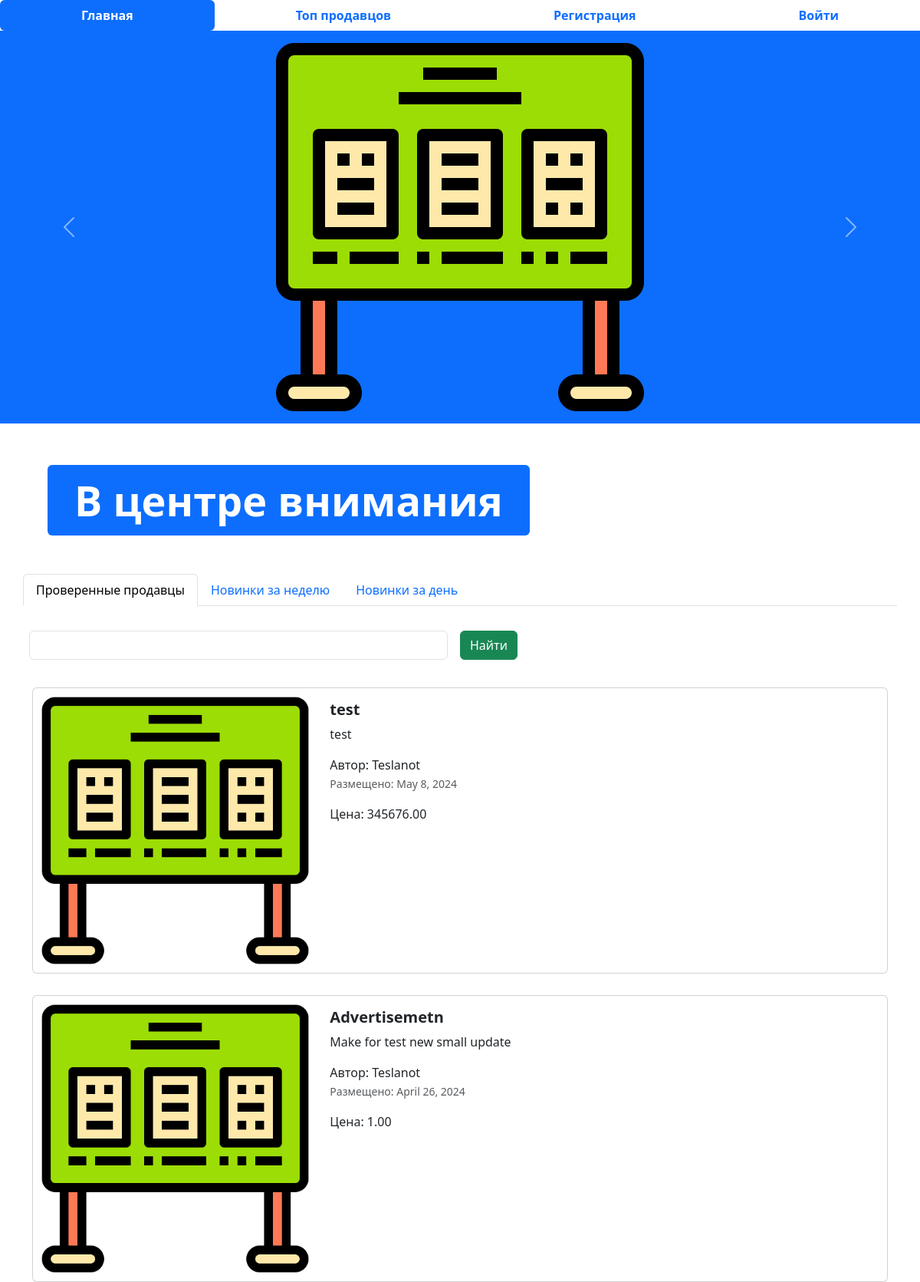
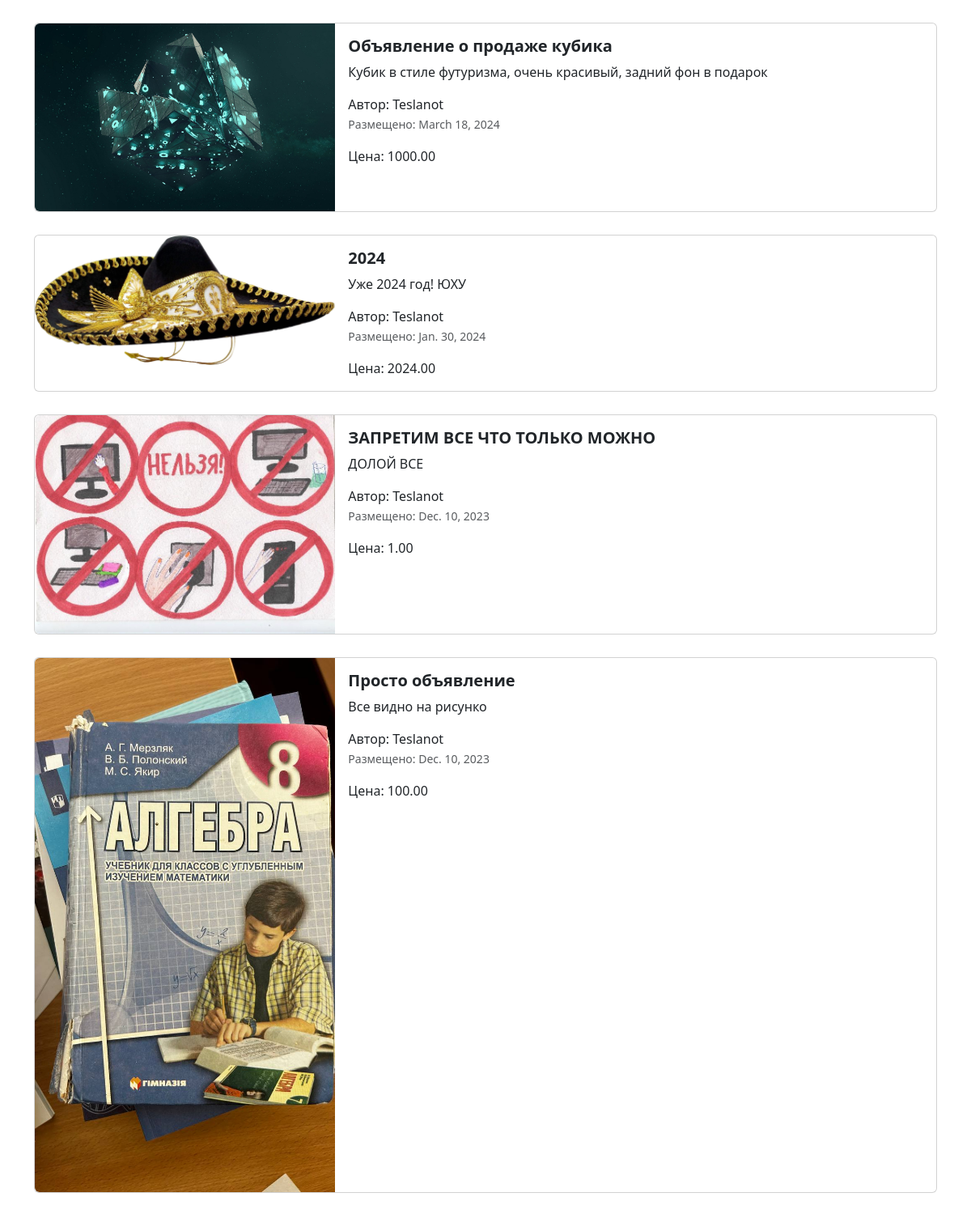
The page / (upper part) on the database its author committed (2 pictures, top to bottom).
### add/models.py (models this page shows, shortened)
class Advertisement(models.Model):
    title = models.CharField("Заголовок",max_length= 128)#validators=[RegexValidator('[?+-/%]', inverse_match=True)]
    descriptions = models.TextField('Описание')
    prices = models.DecimalField(' Цена' , max_digits= 10 , decimal_places = 2)
    auction = models.BooleanField('Торг', help_text= 'Уместен ли торг')
    created = models.DateField(auto_now_add=True)
    update = models.DateField(auto_now=True)
    user = models.ForeignKey(User, on_delete=models.CASCADE) # если User буджет удален то все обьявления связанные с ним тоже будут удалены
    image = models.ImageField("Изображения", upload_to='advertisements/')
    favorites = models.ManyToManyField(User, related_name='favorite_adv')
    def get_absolute_url(self):
        return reverse("post_adv_detail", kwargs={"pk": self.pk})# pk тоже самое что и id в модели
    class Meta:
       db_table = 'Advertisement'

### add/views.py (the view)
# urls.py: path("", home, name = 'home'), # главная страница
def home(request: WSGIRequest):
    title = request.GET.get('query')
    if title: # если пользователь что-то ищет
        data = Advertisement.objects.filter(title__icontains = title) # SELECT * FROM Advertisement WHERE title = title
    else: # если ничего не ищет(просто все обьявления)
        data = Advertisement.objects.all() # беру все записи из БД
    context = {'advertisements' : data, 'title': title} # словарь
    return render(request, 'index.html', context)

### templates/index.html (shortened to what this page needs)
{% extends 'base.html' %}
{% load static %}
{% block content %}
<ul class="nav nav-pills sticky-top bg-white nav-fill">
  <li class="nav-item">
    <a class="nav-link active" href="{% url 'home' %}">
      <span style="font-weight: bold;">Главная</span>
    </a>
  </li>
  <li class="nav-item">
    <a class="nav-link" href="{% url 'top_sellers' %}"><span style="font-weight: bold;">Топ продавцов</span>
    </a>
  </li>
  {% if not user.is_authenticated %}
  <li class="nav-item">
    <a class="nav-link" href="{% url 'sign_in' %}">
      <span style="font-weight: bold;">Регистрация</span>
    </a>
  </li>
  <li class="nav-item">
    <a class="nav-link" href="{% url 'login' %}">
      <span style="font-weight: bold;">Войти</span>
    </a>
  </li>
  {% endif %}
</ul>
<div id="carouselExampleControls" class="carousel slide bg-primary" data-bs-ride="carousel">
  <div class="carousel-inner">
    <div class="carousel-item active">
      <img src="{%static 'img/adv.png'%}" class="mx-auto d-block w-33" alt="...">
    </div>
  </div>
  <button class="carousel-control-prev" type="button" data-bs-target="#carouselExampleControls" data-bs-slide="prev">
    <span class="carousel-control-prev-icon" aria-hidden="true"></span>
  </button>
  <button class="carousel-control-next" type="button" data-bs-target="#carouselExampleControls" data-bs-slide="next">
    <span class="carousel-control-next-icon" aria-hidden="true"></span>
  </button>
</div>
<div class="container" style="margin: 50px;">
  <div class="display-2">
    <span class="badge bg-primary">В центре внимания</span>
  </div>
</div>
<div class="container">
  <div class="row">
    <ul class="nav nav-tabs bg-white">
      <li class="nav-item">
        <a class="nav-link active" aria-current="page" href="#">Проверенные продавцы</a>
      </li>
      <li class="nav-item">
        <a class="nav-link" href="/novinki">Новинки за неделю</a>
      </li>
      <li class="nav-item">
        <a class="nav-link" href="/novinki_za_den">Новинки за день</a>
      </li>
    </ul>
    <form class="row g-3" method="get">
      <div class="col-auto w-50">
        <input type="text" class="form-control" name='query' value="{% if title %}{{title}}{% endif %}">
      </div>
      <div class="col-auto">
        <button type="submit" class="btn btn-success mb-3">Найти</button>
      </div>
    </form>
  </div>
  <div class="col" style="display: flex; flex-direction: column-reverse;">
    {%for adv in advertisements%}
    <div class="card mb-2" style="max-width: 1200px; margin-top: 20px;">
      <div class="row g-0">
        <div class="col-md-4">
          <a href="{{ adv.get_absolute_url }}" class="nav-link">
            {% if adv.image %}
              <img src=" {{adv.image.url}} " class="img-fluid rounded-start" alt="Card image">
            {% else %}
              <img src="{% static 'img/adv.png' %}" class="img-fluid rounded-start" alt="Card image">
            {% endif %}
          </a>
        </div>
        <div class="col-md-8">
          <div class="card-body">
            <h5 class="card-title">
              <a href="{{ adv.get_absolute_url }}" class="nav-link"><strong>{{adv.title}}</strong></a>
            </h5>
            <a href="{{ adv.get_absolute_url }}" class="nav-link">
              <p class="card-text">
                {{adv.descriptions}}
              </p>
              <span>Автор: {{adv.user}}</span>
              <p class="card-text"><small class="text-muted">Размещено: {{adv.created}}</small></p>
              <span>Цена: {{adv.prices}}</span>
            </a>
          </div>
        </div>
      </div>
    </div>
    {% endfor %}
  </div>
</div>
{% endblock %}

### rows shown on the page
Advertisement: image (picture), title "Просто объявление", descriptions "Все видно на рисунко", user "Teslanot", created "Dec. 10, 2023", prices "100.00"
Advertisement: image (picture), title "ЗАПРЕТИМ ВСЕ ЧТО ТОЛЬКО МОЖНО", descriptions "ДОЛОЙ ВСЕ", user "Teslanot", created "Dec. 10, 2023", prices "1.00"
Advertisement: image (picture), title "2024", descriptions "Уже 2024 год! ЮХУ", user "Teslanot", created "Jan. 30, 2024", prices "2024.00"
Advertisement: image (picture), title "Объявление о продаже кубика", descriptions "Кубик в стиле футуризма, очень красивый, задний фон в подарок", user "Teslanot", created "March 18, 2024", prices "1000.00"
Advertisement: title "Advertisemetn", descriptions "Make for test new small update", user "Teslanot", created "April 26, 2024", prices "1.00"
Advertisement: title "test", descriptions "test", user "Teslanot", created "May 8, 2024", prices "345676.00"
